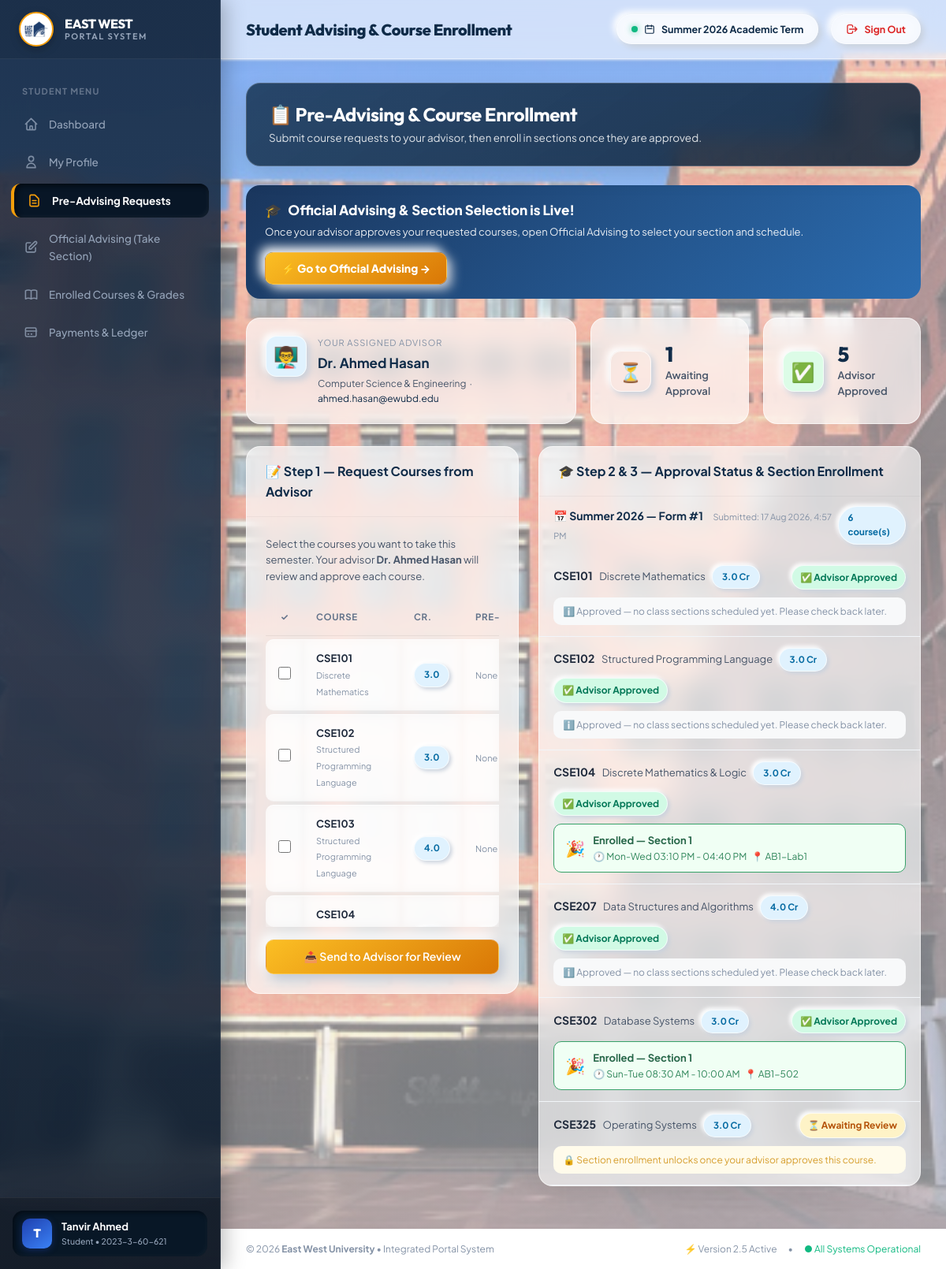
Screenshot of /student/pre_advising.php (signed in) with the database file from the repository.
### tables this page shows
CREATE TABLE `student` (
  `Student_ID` varchar(20) NOT NULL,
  `First_name` varchar(50) NOT NULL,
  `Last_name` varchar(50) NOT NULL,
  `E_mail` varchar(100) DEFAULT NULL,
  `Password` varchar(255) NOT NULL DEFAULT '$2y$10$5M8yvW7cX9L0b8a1Z2G3H4.I5j6K7L8M9N0O1P2Q3R4S5T6U7V8W9',
  `Address` varchar(255) DEFAULT NULL,
  `DOB` date DEFAULT NULL,
  `Faculty_ID` varchar(20) DEFAULT NULL,
  `Dept_ID` int(11) DEFAULT NULL
);

CREATE TABLE `department` (
  `Dept_ID` int(11) NOT NULL,
  `Dept_Name` varchar(100) NOT NULL,
  `Head_Faculty_ID` varchar(20) DEFAULT NULL
);

CREATE TABLE `faculty` (
  `Faculty_ID` varchar(20) NOT NULL,
  `First_name` varchar(50) NOT NULL,
  `Last_name` varchar(50) NOT NULL,
  `Designation` varchar(50) DEFAULT NULL,
  `Room_No` varchar(20) DEFAULT NULL,
  `E_mail` varchar(100) DEFAULT NULL,
  `Password` varchar(255) NOT NULL DEFAULT '$2y$10$e84WvT6bX.8K7aJpZl1G7.R03wX/VqWj.6T8m9E1P3Q5R7S9T0U1V',
  `Dept_ID` int(11) DEFAULT NULL
);

CREATE TABLE `course` (
  `Course_ID` varchar(15) NOT NULL,
  `Course_Title` varchar(100) NOT NULL,
  `Credits` decimal(2,1) NOT NULL,
  `Dept_ID` int(11) DEFAULT NULL
);

CREATE TABLE `includedcourse` (
  `Pre_Advising_ID` int(11) NOT NULL,
  `Course_ID` varchar(15) NOT NULL,
  `Status` varchar(20) NOT NULL DEFAULT 'Pending'
);

CREATE TABLE `section` (
  `Section_Id` int(11) NOT NULL,
  `Section_No` int(11) NOT NULL,
  `Time_Slot` varchar(50) DEFAULT NULL,
  `Room_No` varchar(20) DEFAULT NULL,
  `Capacity` int(11) DEFAULT NULL,
  `Course_ID` varchar(15) DEFAULT NULL,
  `Faculty_ID` varchar(20) DEFAULT NULL
);

### student/pre_advising.php (the view, shortened to what the rows shown need)
<?php
require_once __DIR__ . '/../config/auth.php';
$studentId = $_SESSION['user_id'];
$profile = get_full_user_profile($pdo);
$advisorId = $profile['Faculty_ID'] ?? null;
$deptId    = $profile['Dept_ID'] ?? 101;
$stmtCourses = $pdo->prepare("
    SELECT c.*, GROUP_CONCAT(cp.Pre_Course_ID SEPARATOR ', ') AS Prerequisites
    FROM Course c
    LEFT JOIN Course_Prerequisite cp ON c.Course_ID = cp.Course_ID
    WHERE c.Dept_ID = ? OR c.Dept_ID IS NULL
    GROUP BY c.Course_ID
    ORDER BY c.Course_ID ASC
");
$stmtCourses->execute([$deptId]);
$deptCourses = $stmtCourses->fetchAll();
$stmtPA = $pdo->prepare("
    SELECT pa.Pre_Advising_ID, pa.Semester, pa.Year, pa.Submission_TimeStamp,
           ic.Course_ID, ic.Status, c.Course_Title, c.Credits
    FROM Pre_Advising pa
    JOIN IncludedCourse ic ON pa.Pre_Advising_ID = ic.Pre_Advising_ID
    JOIN Course c ON ic.Course_ID = c.Course_ID
    WHERE pa.Student_ID = ?
    ORDER BY pa.Submission_TimeStamp DESC, ic.Course_ID ASC
");
$stmtPA->execute([$studentId]);
$paRows = $stmtPA->fetchAll();
$forms = [];
foreach ($paRows as $row) {
    $pid = $row['Pre_Advising_ID'];
    if (!isset($forms[$pid])) {
        $forms[$pid] = [
            'id'        => $pid,
            'semester'  => $row['Semester'],
            'year'      => $row['Year'],
            'submitted' => $row['Submission_TimeStamp'],
            'courses'   => []
        ];
    }
    $sections   = [];
    $enrollment = null;
    if ($row['Status'] === 'Approved') {
        $stmtSec = $pdo->prepare("
            SELECT sec.*, CONCAT(f.First_name, ' ', f.Last_name) AS Faculty_Name,
                   (SELECT COUNT(*) FROM Enrollment e WHERE e.Section_Id = sec.Section_Id) AS Filled
            FROM Section sec
            LEFT JOIN Faculty f ON sec.Faculty_ID = f.Faculty_ID
            WHERE sec.Course_ID = ?
            ORDER BY sec.Section_No ASC
        ");
        $stmtSec->execute([$row['Course_ID']]);
        $sections = $stmtSec->fetchAll();
        $stmtEnr = $pdo->prepare("
            SELECT e.*, sec.Section_No, sec.Time_Slot, sec.Room_No
            FROM Enrollment e
            JOIN Section sec ON e.Section_Id = sec.Section_Id
            WHERE e.Student_ID = ? AND sec.Course_ID = ?
        ");
        $stmtEnr->execute([$studentId, $row['Course_ID']]);
        $enrollment = $stmtEnr->fetch();
    }
    $forms[$pid]['courses'][$row['Course_ID']] = [
        'course_id'   => $row['Course_ID'],
        'title'       => $row['Course_Title'],
        'credits'     => $row['Credits'],
        'status'      => $row['Status'],
        'sections'    => $sections,
        'enrollment'  => $enrollment
    ];
}
include __DIR__ . '/../includes/header.php';
?>
<div class="page-banner">
    <h1>📋 Pre-Advising & Course Enrollment</h1>
</div>
<div style="display: grid; grid-template-columns: 1fr 1fr 1fr 1fr; gap: 18px; margin-bottom: 28px;">
    <div class="stat-card" style="grid-column: span 2; align-items: flex-start; gap: 14px; flex-direction: row;">
        <div>
            <?php if ($advisorId && !empty($profile['Advisor_Name'])): ?>
                <div style="font-size: 11px; text-transform: uppercase; letter-spacing: .08em; color: var(--text-muted); margin-bottom: 3px;">Your Assigned Advisor</div>
                <div style="font-size: 17px; font-weight: 700; color: var(--primary);"><?= htmlspecialchars($profile['Advisor_Name']) ?></div>
                <div style="font-size: 12px; color: var(--text-secondary); margin-top: 3px;">
                    <?= htmlspecialchars($profile['Dept_Name'] ?? '') ?>
                    &nbsp;·&nbsp;
                    <a href="mailto:<?= htmlspecialchars($profile['Advisor_Email'] ?? '') ?>" style="color:var(--primary);">
                        <?= htmlspecialchars($profile['Advisor_Email'] ?? 'N/A') ?>
                    </a>
                </div>
            <?php else: ?>
                <div style="font-size: 13px; font-weight: 600; color: var(--danger);">⚠️ No Advisor Assigned</div>
                <div style="font-size: 12px; color: var(--text-muted);">Please contact the admin office to get an advisor assigned.</div>
            <?php endif; ?>
        </div>
    </div>
</div>
<div style="display: grid; grid-template-columns: 5fr 7fr; gap: 25px; align-items: start;">
    <div class="panel">
        <div class="panel-body">
            <?php if (empty($advisorId)): ?>
                <div style="background:#fff3cd; border:1px solid #ffc107; border-radius: var(--radius-sm); padding:14px; font-size:13px; color:#856404;">
                    ⚠️ You must have an advisor assigned before you can submit a pre-advising request.
                    Please contact the admin office.
                </div>
            <?php else: ?>
                <form action="pre_advising.php" method="POST">
                    <div style="max-height: 420px; overflow-y: auto; border: 1px solid var(--border-color); border-radius: var(--radius-sm); margin-bottom: 16px;">
                        <table class="data-table" style="font-size: 13px;">
                            <thead>
                                <tr>
                                    <th style="width:36px; text-align:center;">✓</th>
                                    <th>Course</th>
                                    <th>Cr.</th>
                                    <th>Pre-req</th>
                                </tr>
                            </thead>
                            <tbody>
                                <?php foreach ($deptCourses as $course): ?>
                                    <tr>
                                        <td style="text-align:center;">
                                            <input type="checkbox" name="selected_courses[]"
                                                   value="<?= htmlspecialchars($course['Course_ID']) ?>"
                                                   style="width:16px;height:16px;cursor:pointer;">
                                        </td>
                                        <td>
                                            <strong><?= htmlspecialchars($course['Course_ID']) ?></strong><br>
                                            <small style="color:var(--text-muted);"><?= htmlspecialchars($course['Course_Title']) ?></small>
                                        </td>
                                        <td><span class="badge badge-info"><?= number_format($course['Credits'], 1) ?></span></td>
                                        <td>
                                            <?php if ($course['Prerequisites']): ?>
                                                <span class="badge badge-warning" style="font-size:11px;"><?= htmlspecialchars($course['Prerequisites']) ?></span>
                                            <?php else: ?>
                                                <span style="color:var(--text-muted);font-size:11px;">None</span>
                                            <?php endif; ?>
                                        </td>
                                    </tr>
                                <?php endforeach; ?>
                            </tbody>
                        </table>
                    </div>
                </form>
            <?php endif; ?>
        </div>
    </div>
    <div class="panel">
        <div class="panel-body" style="padding: 0;">
            <?php if (empty($forms)): ?>
                <div style="text-align:center; padding: 50px 20px; color: var(--text-muted);">
                    <div style="font-size: 40px; margin-bottom: 12px;">📭</div>
                    <div style="font-size: 14px;">No pre-advising requests submitted yet.<br>Use the form on the left to get started.</div>
                </div>
            <?php else: ?>
                <?php foreach ($forms as $f): ?>
                    <div style="border-bottom: 2px solid var(--border-color); padding: 0;">
                        <div style="background: var(--bg-secondary); padding: 12px 18px; display:flex; justify-content:space-between; align-items:center;">
                            <div>
                                <span style="font-weight:700; color:var(--primary); font-size:14px;">
                                    📅 <?= htmlspecialchars($f['semester']) ?> <?= htmlspecialchars($f['year']) ?> — Form #<?= $f['id'] ?>
                                </span>
                                <span style="font-size:11px; color:var(--text-muted); margin-left:10px;">
                                    Submitted: <?= date('d M Y, g:i A', strtotime($f['submitted'])) ?>
                                </span>
                            </div>
                            <span class="badge badge-info"><?= count($f['courses']) ?> course(s)</span>
                        </div>
                        <?php foreach ($f['courses'] as $c): ?>
                            <div style="padding: 14px 18px; border-bottom: 1px solid #f1f5f9;">
                                <div style="display:flex; justify-content:space-between; align-items:center; margin-bottom:10px; flex-wrap:wrap; gap:8px;">
                                    <div>
                                        <span style="font-weight:700; font-size:14px; color:var(--primary-dark);">
                                            <?= htmlspecialchars($c['course_id']) ?>
                                        </span>
                                        <span style="font-size:13px; color:var(--text-secondary); margin-left:6px;">
                                            <?= htmlspecialchars($c['title']) ?>
                                        </span>
                                        <span class="badge badge-info" style="margin-left:6px;"><?= number_format($c['credits'], 1) ?> Cr</span>
                                    </div>
                                    <?php if ($c['status'] === 'Approved'): ?>
                                        <span class="badge badge-success" style="font-size:12px; padding:5px 10px;">✅ Advisor Approved</span>
                                    <?php elseif ($c['status'] === 'Rejected'): ?>
                                        <span class="badge badge-danger" style="font-size:12px; padding:5px 10px;">❌ Rejected</span>
                                    <?php else: ?>
                                        <span class="badge badge-warning" style="font-size:12px; padding:5px 10px;">⏳ Awaiting Review</span>
                                    <?php endif; ?>
                                </div>
                                <?php if ($c['status'] === 'Approved'): ?>
                                    <?php if ($c['enrollment']): ?>
                                        <div style="background:#f0fff4; border:1px solid #38a169; border-radius:var(--radius-sm); padding:10px 14px; display:flex; align-items:center; gap:10px;">
                                            <span style="font-size:20px;">🎉</span>
                                            <div>
                                                <div style="font-weight:700; font-size:13px; color:#276749;">Enrolled — Section <?= htmlspecialchars($c['enrollment']['Section_No']) ?></div>
                                                <div style="font-size:12px; color:#2f855a;">
                                                    🕐 <?= htmlspecialchars($c['enrollment']['Time_Slot']) ?>
                                                    &nbsp;&nbsp;📍 <?= htmlspecialchars($c['enrollment']['Room_No']) ?>
                                                </div>
                                            </div>
                                        </div>
                                    <?php else: ?>
                                        <div style="font-size:12px; color:var(--text-muted); background:#f8f9fa; padding:8px 12px; border-radius:var(--radius-sm);">
                                            ℹ️ Approved — no class sections scheduled yet. Please check back later.
                                        </div>
                                    <?php endif; ?>
                                <?php elseif ($c['status'] === 'Rejected'): ?>
                                    <div style="font-size:12px; color:#c53030; background:#fff5f5; padding:8px 12px; border-radius:var(--radius-sm);">
                                        This course was rejected by your advisor. Please consult them for guidance.
                                    </div>
                                <?php else: ?>
                                    <div style="font-size:12px; color:#d69e2e; background:#fffbeb; padding:8px 12px; border-radius:var(--radius-sm);">
                                        🔒 Section enrollment unlocks once your advisor approves this course.
                                    </div>
                                <?php endif; ?>
                            </div>
                        <?php endforeach; ?>
                    </div>
                <?php endforeach; ?>
            <?php endif; ?>
        </div>
    </div>
</div>
<?php include __DIR__ . '/../includes/footer.php'; ?>

### rows the page displays
student: Dept_ID.Dept_Name "Computer Science & Engineering", Faculty_ID.E_mail "ahmed.hasan@ewubd.edu"
course: Course_ID "CSE101", Course_Title "Discrete Mathematics", Credits "3.0", shows "None"
course: Course_ID "CSE102", Course_Title "Structured Programming Language", Credits "3.0", shows "None"
course: Course_ID "CSE103", Course_Title "Structured Programming Language", Credits "4.0", shows "None"
course: Course_ID "CSE104"
includedcourse: Course_ID "CSE101", Course_ID.Course_Title "Discrete Mathematics", Course_ID.Credits "3.0", Status "✅ Advisor Approved", shows "ℹ️ Approved — no class sections scheduled yet. Please check back later."
includedcourse: Course_ID "CSE102", Course_ID.Course_Title "Structured Programming Language", Course_ID.Credits "3.0", Status "✅ Advisor Approved", shows "ℹ️ Approved — no class sections scheduled yet. Please check back later."
includedcourse: Course_ID "CSE104", Course_ID.Course_Title "Discrete Mathematics & Logic", Course_ID.Credits "3.0", Status "✅ Advisor Approved"
section: Section_No "1", Time_Slot "Mon-Wed 03:10 PM - 04:40 PM", Room_No "AB1-Lab1"
includedcourse: Course_ID "CSE207", Course_ID.Course_Title "Data Structures and Algorithms", Course_ID.Credits "4.0", Status "✅ Advisor Approved", shows "ℹ️ Approved — no class sections scheduled yet. Please check back later."
includedcourse: Course_ID "CSE302", Course_ID.Course_Title "Database Systems", Course_ID.Credits "3.0", Status "✅ Advisor Approved"
section: Section_No "1", Time_Slot "Sun-Tue 08:30 AM - 10:00 AM", Room_No "AB1-502"
includedcourse: Course_ID "CSE325", Course_ID.Course_Title "Operating Systems", Course_ID.Credits "3.0", Status "⏳ Awaiting Review", shows "🔒 Section enrollment unlocks once your advisor approves this course."

### other values shown
substr($userName, 0, 1) "T"
$userName "Tanvir Ahmed"
$role "Student"
$userId "2023-3-60-621"
$pageTitle "Student Advising & Course Enrollment"
$profile['Advisor_Name'] "Dr. Ahmed Hasan"
$totalPending "1"
$totalApproved "5"
$f['semester'] "Summer"
$f['year'] "2026"
$f['id'] "1"
date('d M Y, g:i A', strtotime($f['submitted'])) "17 Aug 2026, 4:57 PM"
count($f['courses']) "6"
